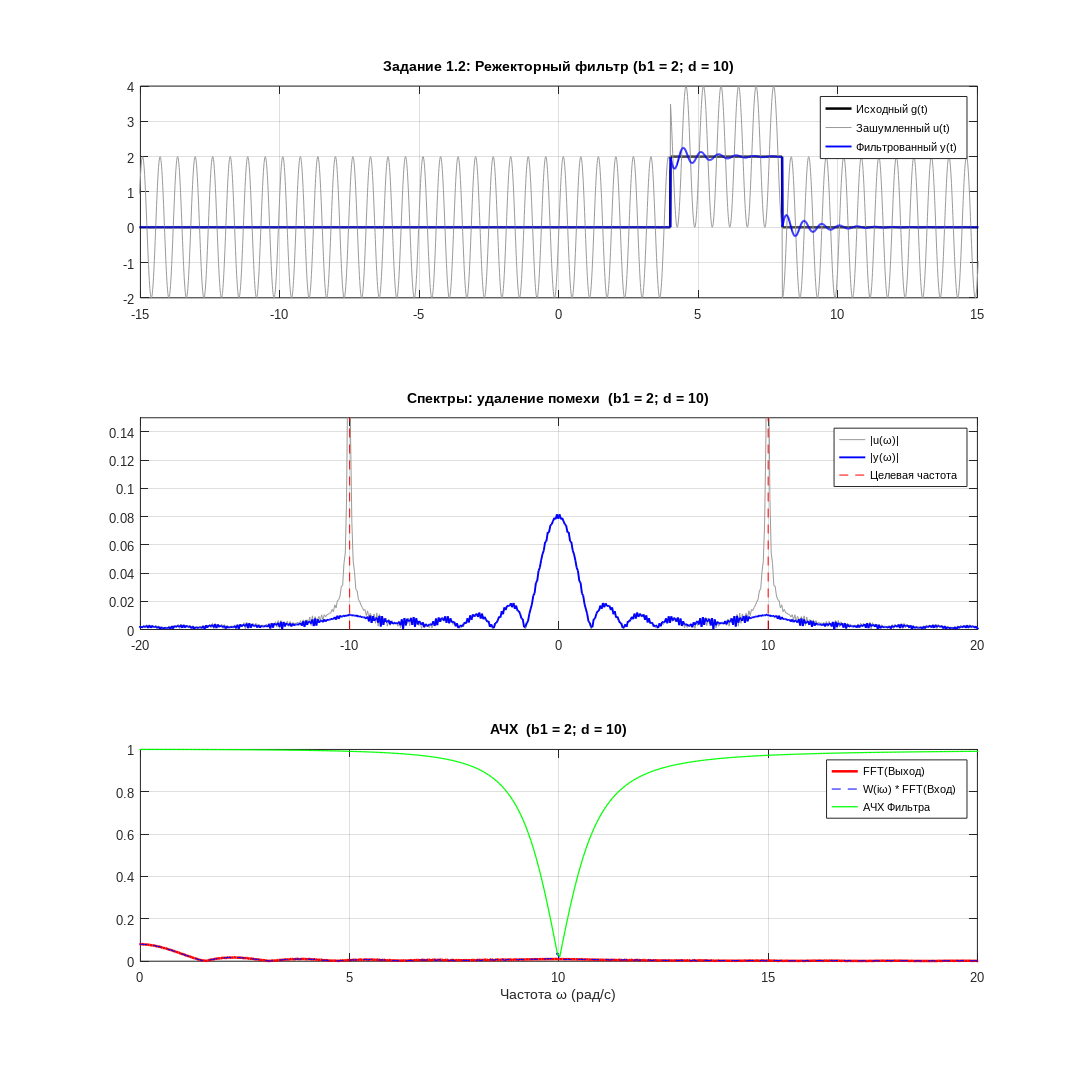

MATLAB code to generate this figure:
clc; clear; close all;
pkg load control;  % Только для Octave

set(0, "defaultaxesfontname", "Arial");
set(0, "defaulttextfontname", "Arial");

%% 0. Параметры
a = 2;
t1 = 4;
t2 = 8;
b = 0.0;
c = 2.0;
d = 10;

w0 = 10;
a1 = 0;
a2 = w0^2;
b2 = w0^2;
b1 = 2;

%% 1. Параметры сигнала
T_interval = 100;
dt = 0.01;
t = -T_interval/2 : dt : T_interval/2;
L = length(t);
Fs = 1/dt;
f = Fs * (-L/2 : L/2 - 1) / L;
w = 2 * pi * f;

%% g(t)
g = zeros(size(t));
g(t >= t1 & t <= t2) = a;

%% Генерация шума
rng(42);  % Современный способ инициализации генератора случайных чисел
xi = 2*rand(size(t)) - 1;  % равномерный шум [-1,1]
sine_noise = c * sin(d * t);
u = g + b * xi + sine_noise;

%% Функция FFT
function res = calc_fft(sig, len)
    res = fftshift(fft(sig)) / len;
endfunction

G_w = calc_fft(g, L);
U_w = calc_fft(u, L);

%% Создание передаточной функции фильтра
sys2 = tf([1, a1, a2], [1, b1, b2]);
y2 = lsim(sys2, u, t);
Y2_w = calc_fft(y2, L);

%% Частотная характеристика фильтра
s_val = 1i * w;
W2_freq = (s_val.^2 + a1*s_val + a2) ./ (s_val.^2 + b1*s_val + b2);

%% Построение графиков
figure(2);

% Временные сигналы
subplot(3,1,1);
plot(t, g, 'k', 'linewidth', 2); hold on;
plot(t, u, 'color', [0.6 0.6 0.6]);
plot(t, y2, 'b', 'linewidth', 1.5);
title(['Задание 1.2: Режекторный фильтр (b1 = ' num2str(b1) '; d = ' num2str(d) ')']);
legend('Исходный g(t)', 'Зашумленный u(t)', 'Фильтрованный y(t)');
xlim([-15 15]); grid on;

% Спектры
subplot(3,1,2);
plot(w, abs(U_w), 'color', [0.6 0.6 0.6]); hold on;
plot(w, abs(Y2_w), 'b', 'linewidth', 1.5);
yl = ylim;
plot([w0 w0], yl, 'r--'); plot([-w0 -w0], yl, 'r--');
title(['Спектры: удаление помехи  (b1 = ' num2str(b1) '; d = ' num2str(d) ')']);
legend('|u(\omega)|', '|y(\omega)|', 'Целевая частота');
xlim([-20 20]);
ylim([0 0.15]); grid on;

% Проверка через теорию
subplot(3,1,3);
Y2_theory = W2_freq .* U_w;
plot(w, abs(Y2_w), 'r', 'linewidth', 2); hold on;
plot(w, abs(Y2_theory), 'b--');
plot(w, abs(W2_freq), 'g', 'linewidth', 1);
title(['АЧХ  (b1 = ' num2str(b1) '; d = ' num2str(d) ')']);
legend('FFT(Выход)', 'W(i\omega) * FFT(Вход)', 'АЧХ Фильтра');
xlabel('Частота \omega (рад/с)');
xlim([0 20]); grid on;

%% Сохранение графика
set(gcf, 'PaperPosition', [0 0 12 12]);
filename = ['signals_1.2_(b1=' num2str(b1) '; d=' num2str(d) ').svg'];
print(gcf, filename, '-dsvg','-r1200');

